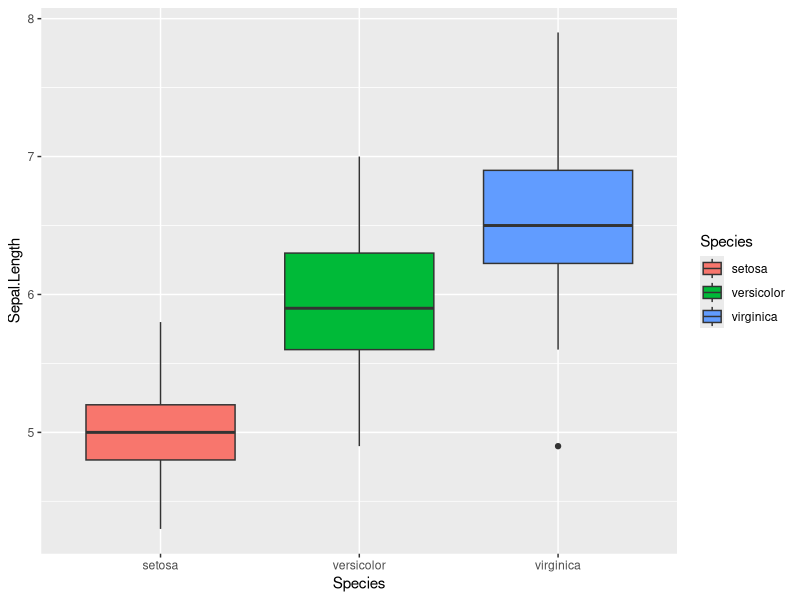

Recreate this plot in R.
## ---- chunk 1
knitr::opts_chunk$set(echo = TRUE)
library(tidyverse)
## ---- chunk 2
iris %>% ggplot(aes(x=Species, y=Sepal.Length, fill=Species)) + geom_boxplot()
## ---- chunk 3
head(mtcars)
